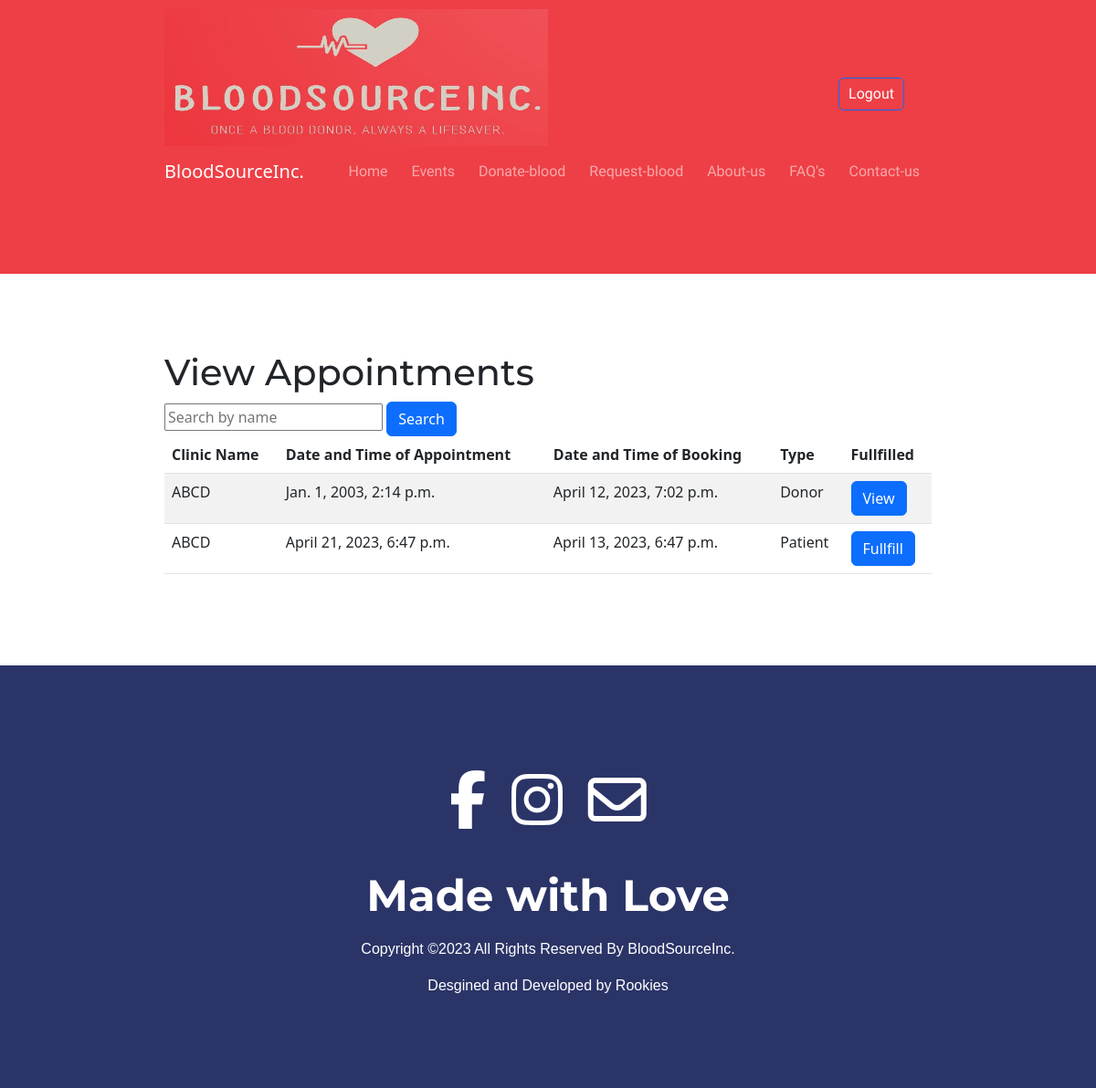
The page /staff/view-appointments/ (signed in) on the database as committed earlier.
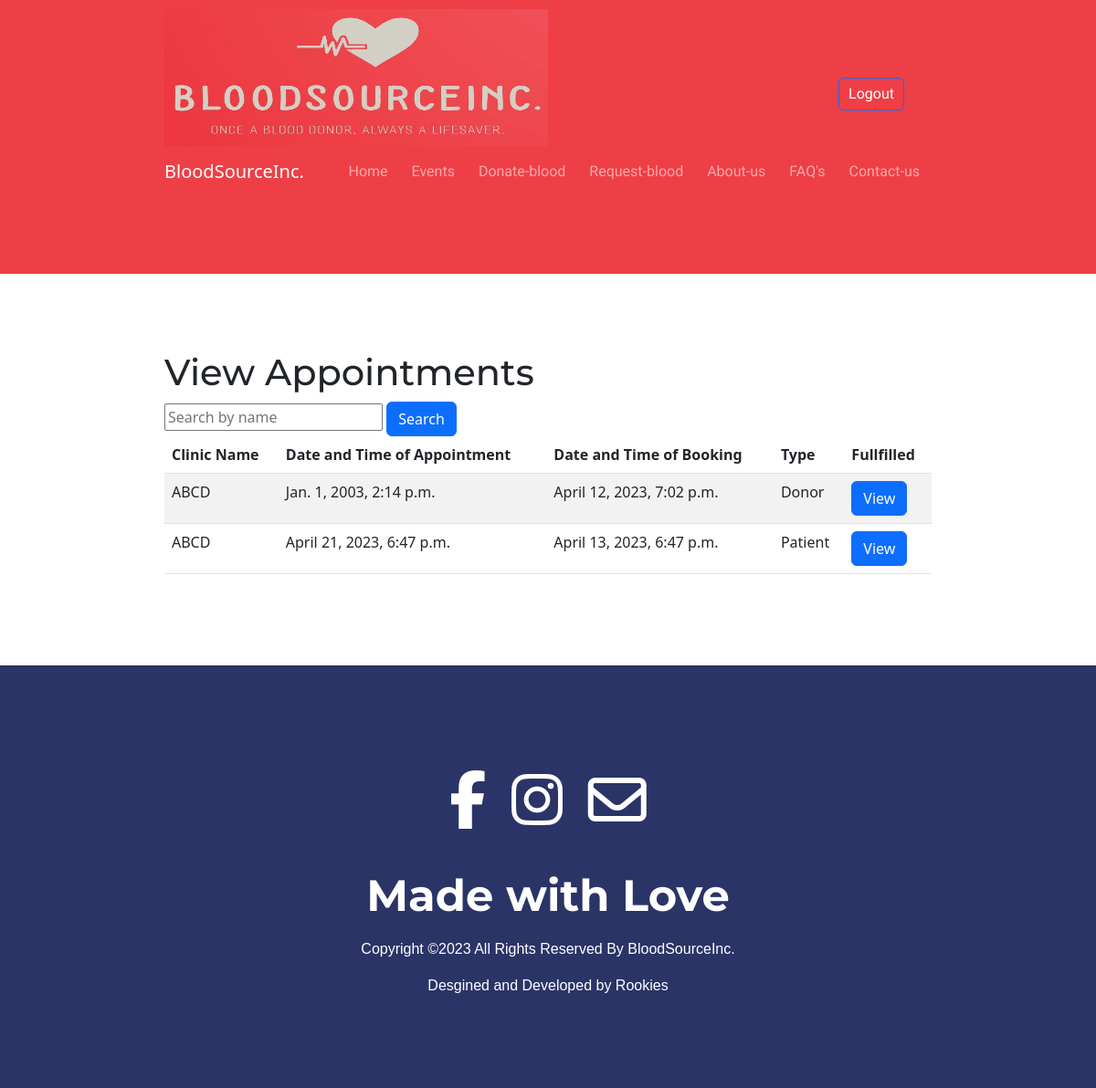
The same page on the database as committed later.
### staff/models.py (models this page shows)
class Appointment(models.Model):
    appointment_id = models.AutoField(primary_key=True)
    user_id = models.ForeignKey(Profile, on_delete=models.CASCADE)
    clinic_id = models.ForeignKey(Clinic, on_delete=models.CASCADE)
    type = models.CharField(max_length=10, choices=[('Donor', 'Donor'), ('Patient', 'Patient')])
    datetime_of_appointment = models.DateTimeField()
    datetime_of_booking = models.DateTimeField(auto_now_add=True)
    appointment_fullfilled = models.BooleanField(default=False) #type: ignore
    models.UniqueConstraint(fields=['user_id', 'clinic_id', 'datetime_of_appointment'], name='unique_user_clinic_datetime')

class Clinic(models.Model):
    clinic_id = models.AutoField(primary_key=True)
    name = models.CharField(max_length=200)
    address = models.CharField(max_length=200)
    pincode = models.IntegerField()
    state = models.CharField(max_length=20, choices=StateEnum.choices, null=False, blank=False)

### staff/views.py (the view)
# urls.py: path('view-appointments/', view_appointments, name='user-view-appointments'),
def view_appointments(request):
    if not request.user.is_authenticated:
        messages.error(request, 'You must be logged in to view your appointments.')
        return redirect('user-login')
    if not request.user.is_staff:
        messages.error(request, 'You must be a staff member to view appointments.')
        return render(request, 'not_allowed.html')
    query_name = request.GET.get('name', '')
    staff = Staff.objects.get(user_id=request.user)
    appointments = []
    appointments = Appointment.objects.filter(clinic_id=staff.clinic_id)
    appointments.order_by('datetime_of_appointment')
    context = {'appointments': appointments}
    return render(request, 'staff/view-appointments.html', context)

### staff/templates/staff/view-appointments.html (shortened to what this page needs)
{% extends 'base.html' %}
{% block content %}
    <div class="container-fluid">
    <h1> View Appointments </h1>
    <input type="text" id="name-search" placeholder="Search by name">
    <button id="search-button" class="btn btn-primary">Search</button>
    <table class="table table-striped">
        <thead>
            <tr>
                <th> Clinic Name </th>
                <th> Date and Time of Appointment </th>
                <th> Date and Time of Booking </th>
                <th> Type </th>
                <th> Fullfilled </th>
            </tr>
        </thead>
        <tbody>
            {% for appointment in appointments %}
                <tr>
                    <td> {{ appointment.clinic_id.name }} </td>
                    <td> {{ appointment.datetime_of_appointment }} </td>
                    <td> {{ appointment.datetime_of_booking }} </td>
                    <td> {{ appointment.type }} </td>
                    <td>
                        <a href="{% url 'staff-fullfill-appointment' appointment.appointment_id %}" class="btn btn-primary">
                            {% if appointment.appointment_fullfilled %}
                                View
                            {% else %}
                                Fullfill
                            {% endif %}
                        </a>
                    </td>
                </tr>
            {% endfor %}
        </tbody>
    </table>
    </div>
{% endblock %}

Rows that differ between the two databases and show on the page:
changed Appointment "April 21, 2023, 6:47 p.m.": appointment_fullfilled "Fullfill" → "View"
